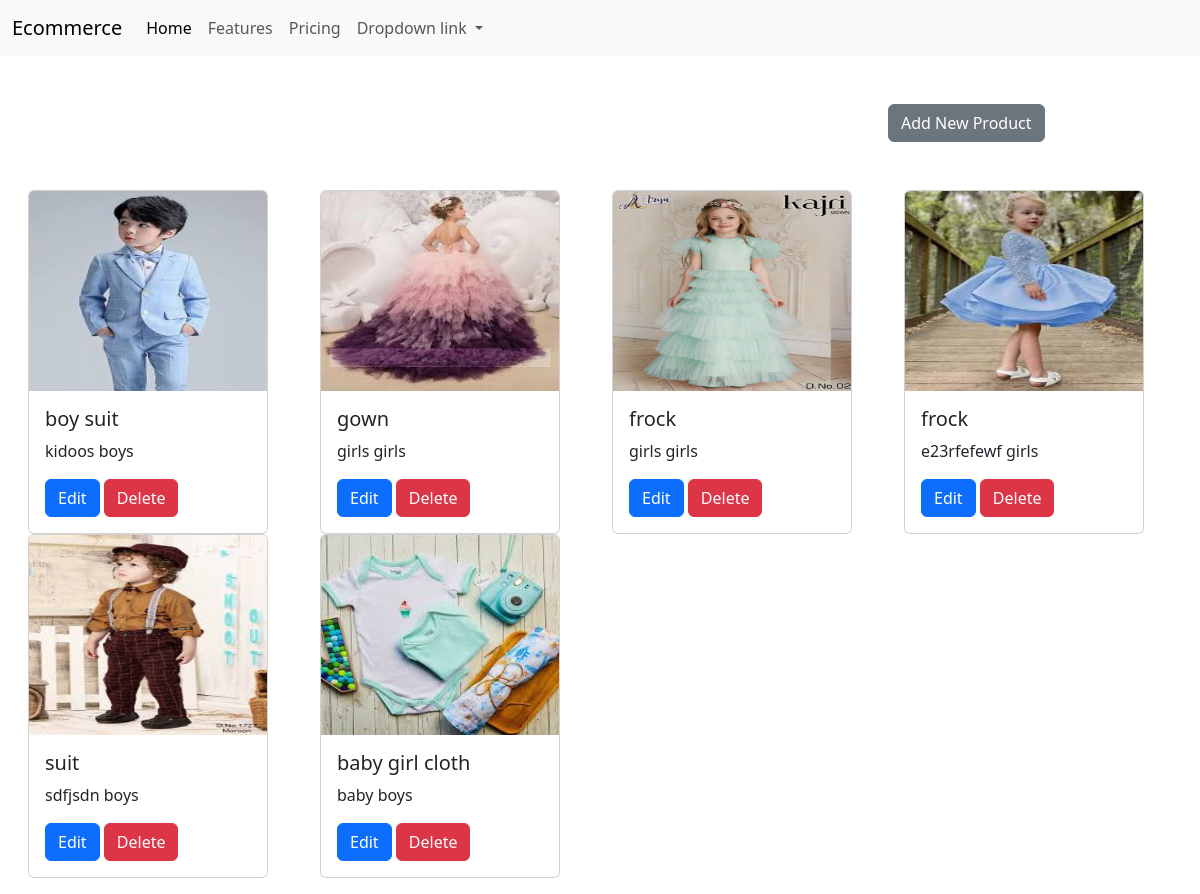
The page / on the database its author committed.
### Home/models.py (models this page shows, shortened)
class Product(models.Model):
    name = models.CharField(max_length=200)
    description = models.TextField()
    product_image = models.ImageField(upload_to='products')
    category = models.ForeignKey(Category, on_delete=models.CASCADE)

class Category(models.Model):
    name = models.CharField(max_length=200)

### Home/views.py (the view)
# urls.py: 2. Add a URL to urlpatterns:  path('', views.home, name='home')
def home(request):
    products = Product.objects.all()
    return render(request, 'Home/index.html', {'products': products})

### Home/templates/Home/index.html (shortened to what this page needs)
{% extends 'Home/base.html' %}
{% block content %}
<div class="row m-5">
    <div class="col-9"></div>
    <div class="col-3">
        <a href="{% url 'add_product' %}" class="btn btn-secondary">Add New Product</a>
    </div>
</div>
<div class="row m-3">
    {% for product in products %}
        <div class="col-3">
            <div class="card" style="width: 15rem;">
                <img src="{{ product.product_image.url }}" class="card-img-top" alt="..." width="200" height="200">
                <div class="card-body">
                    <h5 class="card-title">{{ product.name }}</h5>
                    <p class="card-text">{{ product.description }} <label>{{ product.category.name }}</label></p>
                    <a href="{% url 'edit_product' product.id %}" class="btn btn-primary">Edit</a>
                    <a href="{% url 'delete_product' product.id %}" class="btn btn-danger">Delete</a>
                </div>
            </div>
        </div>
    {% endfor %}
</div>
{% endblock %}

### Home/templates/Home/base.html (shortened to what this page needs)
<!DOCTYPE html>
<html lang="en">
<head>
    <link href="https://cdn.jsdelivr.net/npm/bootstrap@5.3.3/dist/css/bootstrap.min.css" rel="stylesheet">
</head>
<body>
    <nav class="navbar navbar-expand-lg bg-body-tertiary">
        <div class="container-fluid">
          <a class="navbar-brand" href="{% url 'Home' %}">Ecommerce</a>
          <div class="collapse navbar-collapse" id="navbarNavDropdown">
            <ul class="navbar-nav">
              <li class="nav-item">
                <a class="nav-link active" aria-current="page" href="#">Home</a>
              </li>
              <li class="nav-item">
                <a class="nav-link" href="#">Features</a>
              </li>
              <li class="nav-item">
                <a class="nav-link" href="#">Pricing</a>
              </li>
              <li class="nav-item dropdown">
                <a class="nav-link dropdown-toggle" href="#" role="button" data-bs-toggle="dropdown" aria-expanded="false">
                  Dropdown link
                </a>
              </li>
            </ul>
          </div>
        </div>
      </nav>
    {% block content %}{% endblock %}
</body>
</html>

### rows shown on the page
Product: product_image (picture), name "boy suit", description "kidoos", category.name "boys"
Product: product_image (picture), name "gown", description "girls", category.name "girls"
Product: product_image (picture), name "frock", description "girls", category.name "girls"
Product: product_image (picture), name "frock", description "e23rfefewf", category.name "girls"
Product: product_image (picture), name "suit", description "sdfjsdn", category.name "boys"
Product: product_image (picture), name "baby girl cloth", description "baby", category.name "boys"
